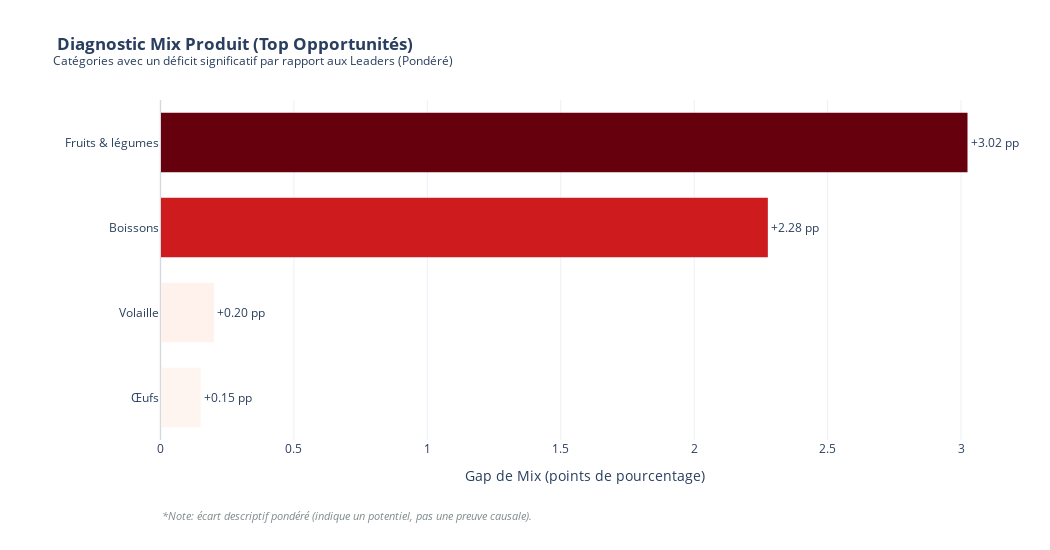

This figure's notebook cell:
### Markdown cell above
## 6) Graphique 3 — Diagnostic mix produit (écart pondéré vs Leaders)

Comparaison des parts de ventes par famille entre **Leaders** et **Alerte**, pondérée par le poids des Leaders (par type).

### Code cell
# Reuse a fresh in-memory connection for clarity (fast and isolated)
con = duckdb.connect(database=":memory:")
con.register("seg_lookup", df_kpi[["store_nbr", "type", "segment"]])

mix_sql = f'''
WITH base AS (
    SELECT s.type, s.segment, t.family, SUM(t.sales) AS units
    FROM read_csv_auto('{TRAIN_PATH.as_posix()}') t
    JOIN seg_lookup s ON t.store_nbr = s.store_nbr
    GROUP BY 1,2,3
),
shares AS (
    SELECT type, segment, family, units,
           units / NULLIF(SUM(units) OVER (PARTITION BY type, segment), 0) AS share
    FROM base
),
type_weights AS (
    SELECT type, SUM(units) AS leaders_type_units
    FROM base
    WHERE segment = '{SEGMENT_ORDER[2]}' -- Leaders
    GROUP BY 1
),
pivoted AS (
    SELECT type, family,
        MAX(CASE WHEN segment = '{SEGMENT_ORDER[2]}' THEN share END) AS share_leaders,
        MAX(CASE WHEN segment = '{SEGMENT_ORDER[0]}' THEN share END) AS share_alerte
    FROM shares GROUP BY 1,2
),
typed_delta AS (
    SELECT p.type, p.family,
        (p.share_leaders - p.share_alerte) * 100.0 AS delta_pp,
        w.leaders_type_units
    FROM pivoted p
    JOIN type_weights w USING(type)
    WHERE p.share_leaders IS NOT NULL
      AND p.share_alerte  IS NOT NULL
      AND w.leaders_type_units > 0
),
weighted AS (
    SELECT family,
        SUM(delta_pp * leaders_type_units) / NULLIF(SUM(leaders_type_units), 0) AS weighted_gap_pp
    FROM typed_delta
    GROUP BY 1
)
SELECT family, weighted_gap_pp
FROM weighted
WHERE weighted_gap_pp >= 0.1
ORDER BY weighted_gap_pp DESC
LIMIT 10;
'''

mix_data = con.execute(mix_sql).df()

# French retail category names for portfolio readability (display only)
FAMILY_FR_MAP = {
    "PRODUCE": "Fruits & légumes",
    "POULTRY": "Volaille",
    "MEATS": "Boucherie",
    "SEAFOOD": "Poissonnerie",
    "DAIRY": "Produits laitiers",
    "EGGS": "Œufs",
    "BREAD/BAKERY": "Boulangerie & pâtisserie",
    "DELI": "Traiteur",
    "PREPARED FOODS": "Plats préparés",
    "BEVERAGES": "Boissons",
    "LIQUOR,WINE,BEER": "Alcools, vin & bière",
    "FROZEN FOODS": "Surgelés",
    "GROCERY I": "Épicerie I",
    "GROCERY II": "Épicerie II",
    "CLEANING": "Entretien ménager",
    "HOME CARE": "Entretien maison",
    "HOME AND KITCHEN": "Maison & cuisine",
    "PERSONAL CARE": "Hygiène & beauté",
    "BABY CARE": "Bébé",
    "PET SUPPLIES": "Animalerie",
    "LADIESWEAR": "Mode femme",
    "LAWN AND GARDEN": "Jardin",
    "SCHOOL AND OFFICE SUPPLIES": "Papeterie",
    "AUTOMOTIVE": "Automobile",
    "MAGAZINES": "Magazines",
    "CELEBRATION": "Fêtes",
    "BEAUTY": "Beauté",
}

if mix_data.empty:
    print("No mix gap >= 0.1 pp found.")
else:
    mix_data = mix_data.sort_values("weighted_gap_pp", ascending=True)
    mix_data["family_fr"] = mix_data["family"].map(FAMILY_FR_MAP).fillna(mix_data["family"])

    fig4 = px.bar(
        mix_data,
        x="weighted_gap_pp",
        y="family_fr",
        orientation="h",
        template="plotly_white",
        color="weighted_gap_pp",
        color_continuous_scale="Reds",
        text=mix_data["weighted_gap_pp"].map(lambda v: f"+{v:.2f} pp"),
        title=(
            "<b> Diagnostic Mix Produit (Top Opportunités)</b>"
            "<br><sup>Catégories avec un déficit significatif par rapport aux Leaders (Pondéré)</sup>"
        ),
    )

    fig4.update_layout(
        showlegend=False,
        coloraxis_showscale=False,
        height=550,
        width=1050,
        margin=dict(l=160, r=40, t=100, b=110),
        xaxis_title="Gap de Mix (points de pourcentage)",
        yaxis_title="",
        yaxis=dict(categoryorder="array", categoryarray=mix_data["family_fr"].tolist()),
    )

    fig4.update_traces(
        textposition="outside",
        cliponaxis=False,
        marker_line_width=0,
        width=0.7,
    )

    fig4.add_vline(x=0, line_width=1, line_color="#D5D8DC")

    fig4.add_annotation(
        x=0,
        y=-0.25,
        xref="paper",
        yref="paper",
        showarrow=False,
        align="left",
        xanchor="left",
        text="<i>*Note: écart descriptif pondéré (indique un potentiel, pas une preuve causale).</i>",
        font=dict(size=11, color="#7F8C8D"),
    )

    fig4.show()

### Figure 1 — Plotly figure (JSON) as saved in the notebook; plotly's stock layout.template omitted (floating-point values rounded to 4 significant figures)
{"data": [{"cliponaxis": false, "hovertemplate": "weighted_gap_pp=%{marker.color}<br>family_fr=%{y}<br>text=%{text}<extra></extra>", "legendgroup": "", "marker": {"color": [0.1506, 0.2, 2.276, 3.024], "coloraxis": "coloraxis", "line": {"width": 0}, "pattern": {"shape": ""}}, "name": "", "orientation": "h", "showlegend": false, "text": ["+0.15 pp", "+0.20 pp", "+2.28 pp", "+3.02 pp"], "textposition": "outside", "type": "bar", "width": 0.7, "x": [0.1506, 0.2, 2.276, 3.024], "xaxis": "x", "y": ["Œufs", "Volaille", "Boissons", "Fruits & légumes"], "yaxis": "y"}], "layout": {"annotations": [{"align": "left", "font": {"color": "#7F8C8D", "size": 11}, "showarrow": false, "text": "<i>*Note: écart descriptif pondéré (indique un potentiel, pas une preuve causale).</i>", "x": 0, "xanchor": "left", "xref": "paper", "y": -0.25, "yref": "paper"}], "barmode": "relative", "coloraxis": {"colorbar": {"title": {"text": "weighted_gap_pp"}}, "colorscale": [[0, "rgb(255,245,240)"], [0.125, "rgb(254,224,210)"], [0.25, "rgb(252,187,161)"], [0.375, "rgb(252,146,114)"], [0.5, "rgb(251,106,74)"], [0.625, "rgb(239,59,44)"], [0.75, "rgb(203,24,29)"], [0.875, "rgb(165,15,21)"], [1, "rgb(103,0,13)"]], "showscale": false}, "height": 550, "legend": {"tracegroupgap": 0}, "margin": {"b": 110, "l": 160, "r": 40, "t": 100}, "shapes": [{"line": {"color": "#D5D8DC", "width": 1}, "type": "line", "x0": 0, "x1": 0, "xref": "x", "y0": 0, "y1": 1, "yref": "y domain"}], "showlegend": false, "title": {"text": "<b> Diagnostic Mix Produit (Top Opportunités)</b><br><sup>Catégories avec un déficit significatif par rapport aux Leaders (Pondéré)</sup>"}, "width": 1050, "xaxis": {"anchor": "y", "domain": [0, 1], "title": {"text": "Gap de Mix (points de pourcentage)"}}, "yaxis": {"anchor": "x", "categoryarray": ["Œufs", "Volaille", "Boissons", "Fruits & légumes"], "categoryorder": "array", "domain": [0, 1], "title": {"text": ""}}}}
